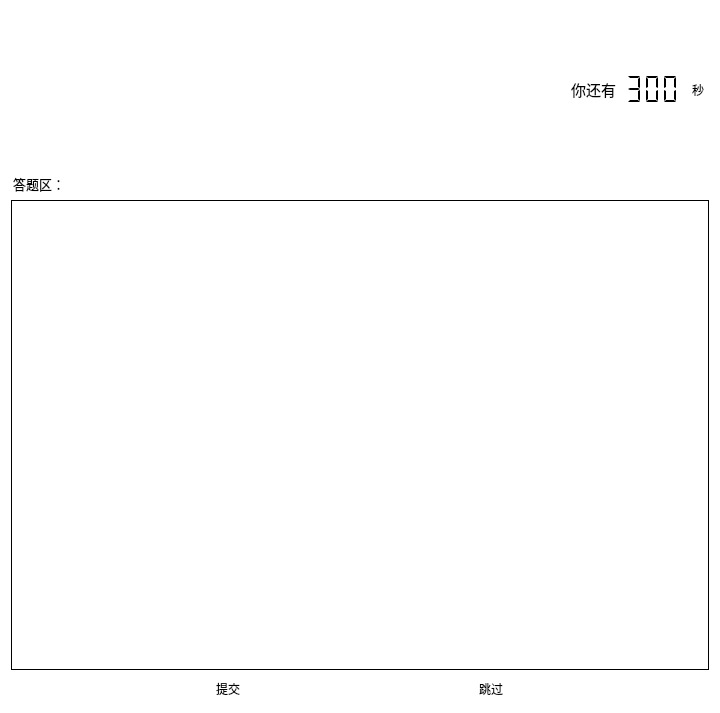
<?xml version="1.0" encoding="UTF-8"?>
<ui version="4.0">
 <class>EssayWidget</class>
 <widget class="QWidget" name="EssayWidget">
  <property name="geometry">
   <rect>
    <x>0</x>
    <y>0</y>
    <width>720</width>
    <height>713</height>
   </rect>
  </property>
  <property name="sizePolicy">
   <sizepolicy hsizetype="Fixed" vsizetype="Preferred">
    <horstretch>0</horstretch>
    <verstretch>0</verstretch>
   </sizepolicy>
  </property>
  <property name="minimumSize">
   <size>
    <width>720</width>
    <height>0</height>
   </size>
  </property>
  <property name="maximumSize">
   <size>
    <width>65535</width>
    <height>65535</height>
   </size>
  </property>
  <property name="windowTitle">
   <string>Form</string>
  </property>
  <property name="styleSheet">
   <string notr="true">* {
	font-family: &quot;HarmonyOS Sans SC Medium&quot;;
	background-color: rgb(255, 255, 255);
}</string>
  </property>
  <layout class="QVBoxLayout" name="verticalLayout" stretch="1,0,3,0">
   <item>
    <layout class="QHBoxLayout" name="horizontalLayout_2">
     <property name="leftMargin">
      <number>5</number>
     </property>
     <property name="topMargin">
      <number>5</number>
     </property>
     <property name="rightMargin">
      <number>5</number>
     </property>
     <property name="bottomMargin">
      <number>5</number>
     </property>
     <item>
      <widget class="QLabel" name="problem">
       <property name="sizePolicy">
        <sizepolicy hsizetype="Expanding" vsizetype="Preferred">
         <horstretch>0</horstretch>
         <verstretch>0</verstretch>
        </sizepolicy>
       </property>
       <property name="text">
        <string/>
       </property>
       <property name="wordWrap">
        <bool>true</bool>
       </property>
       <property name="textInteractionFlags">
        <set>Qt::LinksAccessibleByMouse|Qt::TextSelectableByKeyboard|Qt::TextSelectableByMouse</set>
       </property>
      </widget>
     </item>
     <item>
      <widget class="QLabel" name="label">
       <property name="sizePolicy">
        <sizepolicy hsizetype="Fixed" vsizetype="Fixed">
         <horstretch>0</horstretch>
         <verstretch>0</verstretch>
        </sizepolicy>
       </property>
       <property name="font">
        <font>
         <family>HarmonyOS Sans SC Medium</family>
         <pointsize>11</pointsize>
        </font>
       </property>
       <property name="frameShadow">
        <enum>QFrame::Plain</enum>
       </property>
       <property name="text">
        <string>你还有</string>
       </property>
       <property name="alignment">
        <set>Qt::AlignCenter</set>
       </property>
      </widget>
     </item>
     <item>
      <widget class="QLCDNumber" name="countDown">
       <property name="sizePolicy">
        <sizepolicy hsizetype="Fixed" vsizetype="Fixed">
         <horstretch>0</horstretch>
         <verstretch>0</verstretch>
        </sizepolicy>
       </property>
       <property name="minimumSize">
        <size>
         <width>64</width>
         <height>48</height>
        </size>
       </property>
       <property name="lineWidth">
        <number>0</number>
       </property>
       <property name="midLineWidth">
        <number>0</number>
       </property>
       <property name="smallDecimalPoint">
        <bool>true</bool>
       </property>
       <property name="digitCount">
        <number>3</number>
       </property>
       <property name="mode">
        <enum>QLCDNumber::Dec</enum>
       </property>
       <property name="segmentStyle">
        <enum>QLCDNumber::Flat</enum>
       </property>
       <property name="value" stdset="0">
        <double>300.000000000000000</double>
       </property>
      </widget>
     </item>
     <item>
      <widget class="QLabel" name="label_2">
       <property name="text">
        <string>秒</string>
       </property>
      </widget>
     </item>
    </layout>
   </item>
   <item>
    <widget class="QLabel" name="label_3">
     <property name="font">
      <font>
       <family>HarmonyOS Sans SC Medium</family>
       <pointsize>10</pointsize>
      </font>
     </property>
     <property name="text">
      <string>答题区：</string>
     </property>
     <property name="margin">
      <number>5</number>
     </property>
     <property name="indent">
      <number>2</number>
     </property>
    </widget>
   </item>
   <item>
    <widget class="QPlainTextEdit" name="body">
     <property name="minimumSize">
      <size>
       <width>0</width>
       <height>300</height>
      </size>
     </property>
     <property name="frameShape">
      <enum>QFrame::Box</enum>
     </property>
     <property name="frameShadow">
      <enum>QFrame::Plain</enum>
     </property>
     <property name="lineWidth">
      <number>1</number>
     </property>
     <property name="plainText">
      <string/>
     </property>
    </widget>
   </item>
   <item>
    <layout class="QHBoxLayout" name="horizontalLayout">
     <item>
      <widget class="QPushButton" name="submit">
       <property name="sizePolicy">
        <sizepolicy hsizetype="Fixed" vsizetype="Fixed">
         <horstretch>0</horstretch>
         <verstretch>0</verstretch>
        </sizepolicy>
       </property>
       <property name="layoutDirection">
        <enum>Qt::LeftToRight</enum>
       </property>
       <property name="text">
        <string>提交</string>
       </property>
       <property name="autoDefault">
        <bool>false</bool>
       </property>
       <property name="default">
        <bool>false</bool>
       </property>
       <property name="flat">
        <bool>true</bool>
       </property>
      </widget>
     </item>
     <item>
      <widget class="QPushButton" name="skip">
       <property name="sizePolicy">
        <sizepolicy hsizetype="Fixed" vsizetype="Fixed">
         <horstretch>0</horstretch>
         <verstretch>0</verstretch>
        </sizepolicy>
       </property>
       <property name="layoutDirection">
        <enum>Qt::LeftToRight</enum>
       </property>
       <property name="text">
        <string>跳过</string>
       </property>
       <property name="autoDefault">
        <bool>false</bool>
       </property>
       <property name="default">
        <bool>false</bool>
       </property>
       <property name="flat">
        <bool>true</bool>
       </property>
      </widget>
     </item>
    </layout>
   </item>
  </layout>
 </widget>
 <resources/>
 <connections/>
</ui>
